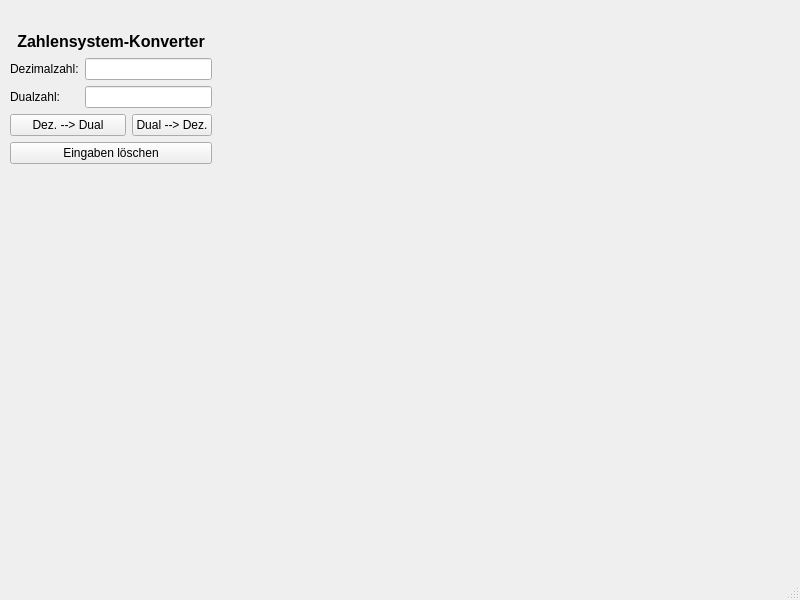
<?xml version="1.0" encoding="UTF-8"?>
<ui version="4.0">
 <class>MainWindow</class>
 <widget class="QMainWindow" name="MainWindow">
  <property name="geometry">
   <rect>
    <x>0</x>
    <y>0</y>
    <width>800</width>
    <height>600</height>
   </rect>
  </property>
  <property name="windowTitle">
   <string>Zahlensystem-Konverter</string>
  </property>
  <widget class="QWidget" name="centralwidget">
   <widget class="QWidget" name="">
    <property name="geometry">
     <rect>
      <x>10</x>
      <y>31</y>
      <width>202</width>
      <height>133</height>
     </rect>
    </property>
    <layout class="QVBoxLayout" name="verticalLayout">
     <item>
      <widget class="QLabel" name="label_titel">
       <property name="font">
        <font>
         <pointsize>12</pointsize>
         <weight>75</weight>
         <bold>true</bold>
        </font>
       </property>
       <property name="text">
        <string>Zahlensystem-Konverter</string>
       </property>
       <property name="alignment">
        <set>Qt::AlignCenter</set>
       </property>
      </widget>
     </item>
     <item>
      <layout class="QGridLayout" name="gridLayout">
       <item row="0" column="0">
        <widget class="QLabel" name="label_dezimal">
         <property name="text">
          <string>Dezimalzahl:</string>
         </property>
        </widget>
       </item>
       <item row="0" column="1" colspan="2">
        <widget class="QLineEdit" name="lineEdit_dezimal"/>
       </item>
       <item row="1" column="0">
        <widget class="QLabel" name="label_dual">
         <property name="text">
          <string>Dualzahl:</string>
         </property>
        </widget>
       </item>
       <item row="1" column="1" colspan="2">
        <widget class="QLineEdit" name="lineEdit_dual"/>
       </item>
       <item row="2" column="0" colspan="2">
        <widget class="QPushButton" name="btn_dez_zu_dual">
         <property name="text">
          <string>Dez. --&gt; Dual</string>
         </property>
        </widget>
       </item>
       <item row="2" column="2">
        <widget class="QPushButton" name="btn_dual_zu_dez">
         <property name="text">
          <string>Dual --&gt; Dez.</string>
         </property>
        </widget>
       </item>
       <item row="3" column="0" colspan="3">
        <widget class="QPushButton" name="btn_clear">
         <property name="text">
          <string>Eingaben löschen</string>
         </property>
        </widget>
       </item>
      </layout>
     </item>
    </layout>
   </widget>
  </widget>
  <widget class="QMenuBar" name="menubar">
   <property name="geometry">
    <rect>
     <x>0</x>
     <y>0</y>
     <width>800</width>
     <height>21</height>
    </rect>
   </property>
  </widget>
  <widget class="QStatusBar" name="statusbar"/>
 </widget>
 <resources/>
 <connections/>
</ui>
